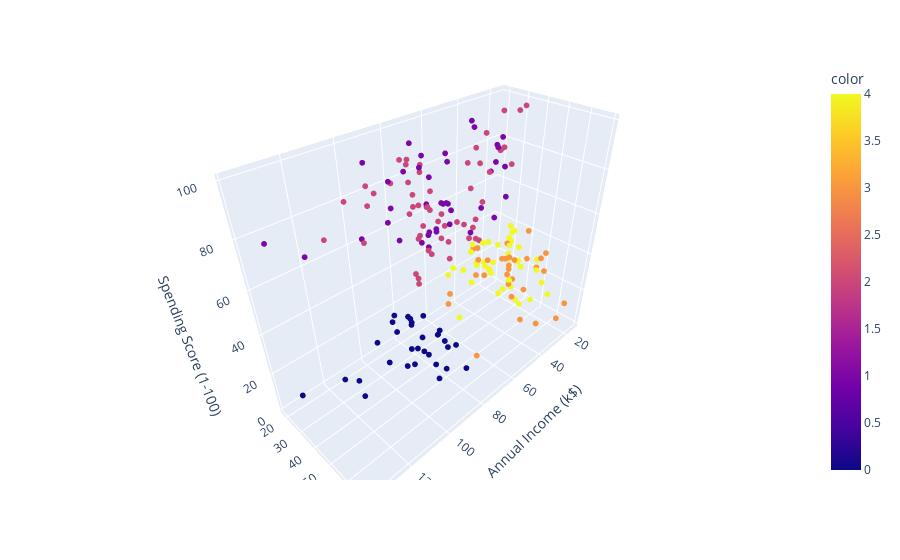

Notebook code for this chart:
### Markdown cell above
## visualize plot k means

### Code cell
import plotly.express as px
fig = px.scatter_3d(df, x='Annual Income (k$)', y='Age', z='Spending Score (1-100)', color=labels)
fig.update_traces(marker=dict(size=2))
fig.show()

### Figure 1 — Plotly figure (JSON) as saved in the notebook; plotly's stock layout.template omitted (floating-point values rounded to 4 significant figures; data arrays with more than 128 entries replaced by an {"elided": "..."} marker saying what was removed)
{"data": [{"hovertemplate": "Annual Income (k$)=%{x}<br>Age=%{y}<br>Spending Score (1-100)=%{z}<br>color=%{marker.color}<extra></extra>", "legendgroup": "", "marker": {"color": {"elided": "200 int values"}, "coloraxis": "coloraxis", "size": 2, "symbol": "circle"}, "mode": "markers", "name": "", "scene": "scene", "showlegend": false, "type": "scatter3d", "x": {"elided": "200 int values"}, "y": {"elided": "200 int values"}, "z": {"elided": "200 int values"}}], "layout": {"coloraxis": {"colorbar": {"title": {"text": "color"}}, "colorscale": [[0, "#0d0887"], [0.1111, "#46039f"], [0.2222, "#7201a8"], [0.3333, "#9c179e"], [0.4444, "#bd3786"], [0.5556, "#d8576b"], [0.6667, "#ed7953"], [0.7778, "#fb9f3a"], [0.8889, "#fdca26"], [1, "#f0f921"]]}, "legend": {"tracegroupgap": 0}, "margin": {"t": 60}, "scene": {"domain": {"x": [0, 1], "y": [0, 1]}, "xaxis": {"title": {"text": "Annual Income (k$)"}}, "yaxis": {"title": {"text": "Age"}}, "zaxis": {"title": {"text": "Spending Score (1-100)"}}}}}
